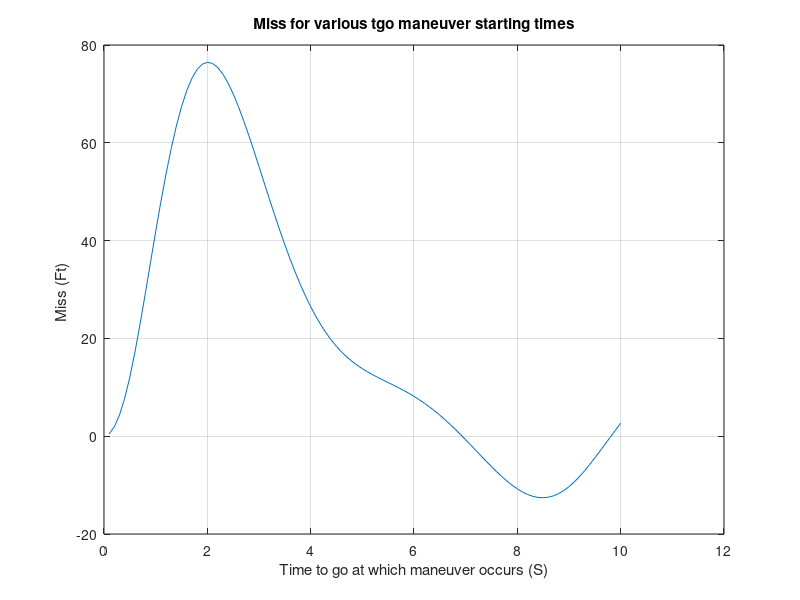

Write the MATLAB code that produced this figure.
clear
count=0;
XNT=96.6;
XNP=3.;
TF=10.;
TS=.1;
QZERO=0;
TBLIND=.5;
APN=2;
VM=3000.;
VC=4000.;
HEDEG=20.;
SIGNOISE=.001;
TS2=TS*TS;
TS3=TS2*TS;
TS4=TS3*TS;
TS5=TS4*TS;
PHIN=XNT*XNT/TF;
RTM=VC*TF;
SIGPOS=RTM*SIGNOISE;
SIGN2=SIGPOS^2;
P11=SIGN2;
P12=0.;
P13=0.;
P22=(VM*HEDEG/57.3)^2;
P23=0.;
P33=XNT*XNT;
C=1;
for T=TS:TS:TF
    TGO=TF-T+.000001;
    RTM=VC*TGO;
    if TGO>=TBLIND
        SIGPOS=RTM*SIGNOISE;
    else
        SIGPOS=9999999999.;
	end
    SIGN2=SIGPOS^2;
    M11=P11+TS*P12+.5*TS2*P13+TS*(P12+TS*P22+.5*TS2*P23);
    M11=M11+.5*TS2*(P13+TS*P23+.5*TS2*P33)+TS5*PHIN/20.;
    M12=P12+TS*P22+.5*TS2*P23+TS*(P13+TS*P23+.5*TS2*P33)+TS4*PHIN/8.;
    M13=P13+TS*P23+.5*TS2*P33+PHIN*TS3/6.;
    M22=P22+TS*P23+TS*(P23+TS*P33)+PHIN*TS3/3.;
    M23=P23+TS*P33+.5*TS2*PHIN;
    M33=P33+PHIN*TS;
    K1=M11/(M11+SIGN2);
    K2=M12/(M11+SIGN2);
    K3=M13/(M11+SIGN2);
    P11=(1.-K1)*M11;
    P12=(1.-K1)*M12;
    P13=(1.-K1)*M13;
    P22=-K2*M12+M22;
    P23=-K2*M13+M23;
    P33=-K3*M13+M33;
    C=C+1;
    U(C)=K1
    V(C)=K2
    W(C)=K3
    C=C+1;
    U(C)=K1;
    V(C)=K2;
    W(C)=K3;
end
%  Modification
% ----------------------
ICOUNT=round((TF/TS));
E(ICOUNT)=0;
F(ICOUNT)=0;
G(ICOUNT)=0;
ICOUNT=ICOUNT-1;
% ---------------------
for I=1:1:ICOUNT
REV=ICOUNT-I+1;
E(REV)=U(I);
F(REV)=V(I);
G(REV)=W(I);
end;
TAP=.5;
VC=4000.;
T=0.;
S=0.;
TP=T+.00001;
X1=0;
X2=0;
X3=1;
X4=0.;
X5=0.;
X6=0.;
Y1OLD=0.;
Y2OLD=0.;
Y3OLD=0.;
Y4OLD=0.;
Y5OLD=0.;
Y6OLD=0.;
Y7OLD=0.;
Y7NEW=0.;
Y6NEW=0.;
Y8NEW=0.;
Y4NEW=0.;
Y1NEW=0.;
Y2NEW=0.;
Y3NEW=0.;
Y5NEW=0.;
H=.01;
XMNT=0.;
I=1;
while TP <= (TF - 1e-5)
    X1OLD=X1;
    X2OLD=X2;
    X3OLD=X3;
    X4OLD=X4;
    X5OLD=X5;
    X6OLD=X6;
    STEP=1;
    FLAG=0;
    while STEP <=1
        if FLAG==1
            X1=X1+H*X1D;
            X2=X2+H*X2D;
            X3=X3+H*X3D;
            X4=X4+H*X4D;
            X5=X5+H*X5D;
            X6=X6+H*X6D;
            TP=TP+H;
            STEP=2;
        end;
        TGO=TP;
        X1D=X2;
        X2D=X3+Y1NEW/(VC*TGO);
        X3D=(Y1NEW)/(VC*TGO*TGO);
        X4D=(X5+Y7NEW+X6)/TAP;
        X5D=-X4D;
        X6D=-X2;
        FLAG=1;
    end
    FLAG=0;
    X1=(X1OLD+X1)/2+.5*H*X1D;
    X2=(X2OLD+X2)/2+.5*H*X2D;
    X3=(X3OLD+X3)/2+.5*H*X3D;
    X4=(X4OLD+X4)/2+.5*H*X4D;
    X5=(X5OLD+X5)/2+.5*H*X5D;
    X6=(X6OLD+X6)/2+.5*H*X6D;
    S=S+H;
	if S>(TS-.0001)
        S=0.;
        K1=E(I);
        K2=F(I);
        K3=G(I);
        [TP I E(I) TS]
        I=I+1;
        if APN==0
            C1=XNP/TP^2;
            C2=XNP/TP;
            C3=0.;
            C4=0.;
        elseif APN==1
            C1=XNP/TP^2;
            C2=XNP/TP;
            C3=.5*XNP;
            C4=0.;
        else
            X=TP/TAP;
            TOP=6.*X*X*(exp(-X)-1.+X);
            BOT1=2*X*X*X+3.+6.*X-6.*X*X;
            BOT2=-12.*X*exp(-X)-3.*exp(-2.*X);
            XNPP=TOP/(.0001+BOT1+BOT2);
            C1=XNPP/TP^2;
            C2=XNPP/TP;
            C3=.5*XNPP;
            C4=-XNPP*(exp(-X)+X-1.)/(X*X);
        end
        TGO=TP;
	    if TP<TBLIND&&QZERO==1
            XKBLIND=0.;
	    else
            XKBLIND=1.;
	    end
        TEMP1=XKBLIND*(X4-Y6OLD);
        TEMP2=C1*TEMP1+Y2OLD;
        TEMP3=C2*TEMP1+Y3OLD;
        TEMP4=C3*TEMP1+Y4OLD;
        TEMP5=K1*TEMP2+K2*TEMP3+K3*TEMP4;
	    if TP>=TBLIND
            XKBLIND1=1.;
	    else
            XKBLIND1=0.;
	    end
        Y1NEW=Y1OLD+TEMP5*VC*TP*XKBLIND1;
        Y2NEW=TEMP2-TEMP5;
        Y3NEW=TEMP3+TS*Y2NEW;
        Y4NEW=TEMP4+TS*TEMP3+.5*TS*TS*Y2NEW;
        Y5=-(TS*TEMP3+.5*TS*TS*Y2NEW);
        Y7NEW=Y7OLD+C4*TEMP1+Y5;
        Y6NEW=X4;
        XMNT=XNT*X1;
        Y1OLD=Y1NEW;
        Y2OLD=Y2NEW;
        Y3OLD=Y3NEW;
        Y4OLD=Y4NEW;
        Y6OLD=Y6NEW;
        Y7OLD=Y7NEW;
        count=count+1;
        ArrayTP(count)=TP;
        ArrayXMNT(count)=XMNT;
        ArrayK1(count)=K1;
	end
end
figure
plot(ArrayTP',ArrayXMNT'),grid
title('Miss for various tgo maneuver starting times')
xlabel('Time to go at which maneuver occurs (S)')
ylabel('Miss (Ft) ')
clc
output=[ArrayTP',ArrayXMNT',ArrayK1'];
save datfil.txt output -ascii
disp('Simulation Complete')
